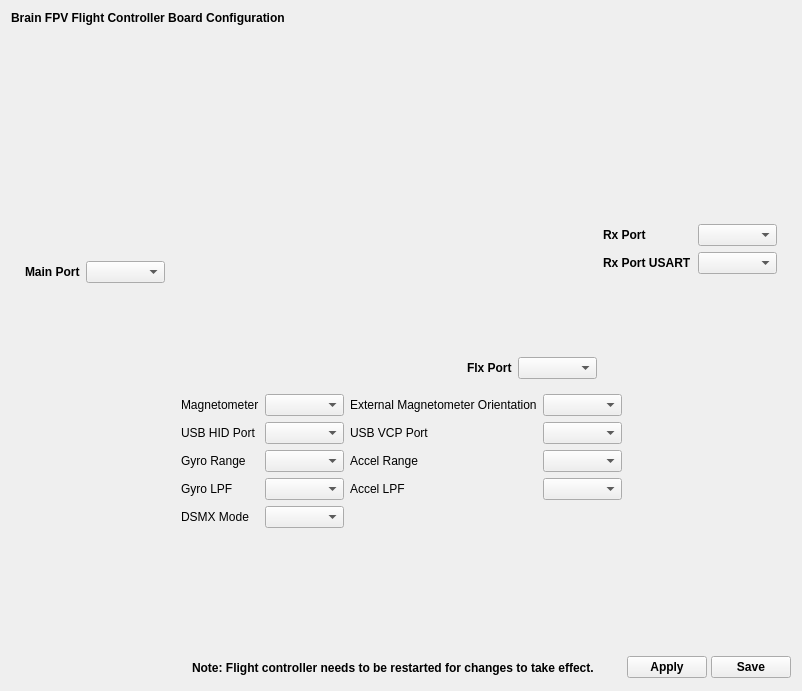
<?xml version="1.0" encoding="UTF-8"?>
<ui version="4.0">
 <class>BrainConfiguration</class>
 <widget class="QWidget" name="BrainConfiguration">
  <property name="geometry">
   <rect>
    <x>0</x>
    <y>0</y>
    <width>802</width>
    <height>691</height>
   </rect>
  </property>
  <property name="sizePolicy">
   <sizepolicy hsizetype="Expanding" vsizetype="Expanding">
    <horstretch>0</horstretch>
    <verstretch>0</verstretch>
   </sizepolicy>
  </property>
  <property name="font">
   <font>
    <weight>75</weight>
    <bold>true</bold>
   </font>
  </property>
  <property name="windowTitle">
   <string>Form</string>
  </property>
  <layout class="QVBoxLayout" name="verticalLayout_2">
   <item>
    <widget class="QLabel" name="label_4">
     <property name="text">
      <string>Brain FPV Flight Controller Board Configuration</string>
     </property>
    </widget>
   </item>
   <item>
    <spacer name="verticalSpacer_3">
     <property name="orientation">
      <enum>Qt::Vertical</enum>
     </property>
     <property name="sizeType">
      <enum>QSizePolicy::Fixed</enum>
     </property>
     <property name="sizeHint" stdset="0">
      <size>
       <width>20</width>
       <height>20</height>
      </size>
     </property>
    </spacer>
   </item>
   <item>
    <layout class="QHBoxLayout" name="horizontalLayout_3">
     <item>
      <spacer name="horizontalSpacer_5">
       <property name="orientation">
        <enum>Qt::Horizontal</enum>
       </property>
       <property name="sizeHint" stdset="0">
        <size>
         <width>40</width>
         <height>20</height>
        </size>
       </property>
      </spacer>
     </item>
     <item>
      <widget class="QFrame" name="frame">
       <property name="sizePolicy">
        <sizepolicy hsizetype="Fixed" vsizetype="Fixed">
         <horstretch>0</horstretch>
         <verstretch>0</verstretch>
        </sizepolicy>
       </property>
       <property name="minimumSize">
        <size>
         <width>770</width>
         <height>0</height>
        </size>
       </property>
       <property name="frameShape">
        <enum>QFrame::NoFrame</enum>
       </property>
       <property name="frameShadow">
        <enum>QFrame::Plain</enum>
       </property>
       <property name="lineWidth">
        <number>0</number>
       </property>
       <layout class="QHBoxLayout" name="horizontalLayout_7">
        <item>
         <layout class="QHBoxLayout" name="horizontalLayout">
          <property name="sizeConstraint">
           <enum>QLayout::SetFixedSize</enum>
          </property>
          <item>
           <layout class="QVBoxLayout" name="verticalLayout_5">
            <item>
             <spacer name="verticalSpacer">
              <property name="orientation">
               <enum>Qt::Vertical</enum>
              </property>
              <property name="sizeType">
               <enum>QSizePolicy::Fixed</enum>
              </property>
              <property name="sizeHint" stdset="0">
               <size>
                <width>10</width>
                <height>105</height>
               </size>
              </property>
             </spacer>
            </item>
            <item>
             <layout class="QHBoxLayout" name="horizontalLayout_5">
              <item>
               <widget class="QLabel" name="label_2">
                <property name="text">
                 <string>Main Port</string>
                </property>
               </widget>
              </item>
              <item>
               <widget class="QComboBox" name="cmbMainPort"/>
              </item>
             </layout>
            </item>
           </layout>
          </item>
          <item>
           <layout class="QVBoxLayout" name="verticalLayout_3">
            <item>
             <widget class="QLabel" name="imgLabel">
              <property name="sizePolicy">
               <sizepolicy hsizetype="Fixed" vsizetype="Fixed">
                <horstretch>0</horstretch>
                <verstretch>0</verstretch>
               </sizepolicy>
              </property>
              <property name="minimumSize">
               <size>
                <width>300</width>
                <height>291</height>
               </size>
              </property>
              <property name="maximumSize">
               <size>
                <width>300</width>
                <height>291</height>
               </size>
              </property>
              <property name="text">
               <string/>
              </property>
             </widget>
            </item>
            <item>
             <layout class="QHBoxLayout" name="horizontalLayout_4">
              <item>
               <spacer name="horizontalSpacer_2">
                <property name="orientation">
                 <enum>Qt::Horizontal</enum>
                </property>
                <property name="sizeHint" stdset="0">
                 <size>
                  <width>40</width>
                  <height>20</height>
                 </size>
                </property>
               </spacer>
              </item>
              <item>
               <widget class="QLabel" name="label">
                <property name="text">
                 <string>Flx Port</string>
                </property>
               </widget>
              </item>
              <item>
               <widget class="QComboBox" name="cmbFlxPort"/>
              </item>
             </layout>
            </item>
           </layout>
          </item>
          <item>
           <layout class="QVBoxLayout" name="verticalLayout_6">
            <item>
             <spacer name="verticalSpacer_2">
              <property name="orientation">
               <enum>Qt::Vertical</enum>
              </property>
              <property name="sizeType">
               <enum>QSizePolicy::Fixed</enum>
              </property>
              <property name="sizeHint" stdset="0">
               <size>
                <width>20</width>
                <height>110</height>
               </size>
              </property>
             </spacer>
            </item>
            <item>
             <layout class="QVBoxLayout" name="verticalLayout_7">
              <item>
               <layout class="QGridLayout" name="gridLayout">
                <item row="0" column="0">
                 <widget class="QLabel" name="label_3">
                  <property name="text">
                   <string>Rx Port</string>
                  </property>
                 </widget>
                </item>
                <item row="0" column="1">
                 <widget class="QComboBox" name="cmbRxPort"/>
                </item>
                <item row="1" column="0">
                 <widget class="QLabel" name="label_5">
                  <property name="text">
                   <string>Rx Port USART</string>
                  </property>
                 </widget>
                </item>
                <item row="1" column="1">
                 <widget class="QComboBox" name="cmbRxPortUsart"/>
                </item>
               </layout>
              </item>
              <item>
               <spacer name="verticalSpacer_5">
                <property name="orientation">
                 <enum>Qt::Vertical</enum>
                </property>
                <property name="sizeType">
                 <enum>QSizePolicy::Fixed</enum>
                </property>
                <property name="sizeHint" stdset="0">
                 <size>
                  <width>20</width>
                  <height>50</height>
                 </size>
                </property>
               </spacer>
              </item>
             </layout>
            </item>
           </layout>
          </item>
         </layout>
        </item>
       </layout>
      </widget>
     </item>
     <item>
      <spacer name="horizontalSpacer_3">
       <property name="orientation">
        <enum>Qt::Horizontal</enum>
       </property>
       <property name="sizeHint" stdset="0">
        <size>
         <width>40</width>
         <height>20</height>
        </size>
       </property>
      </spacer>
     </item>
    </layout>
   </item>
   <item>
    <layout class="QHBoxLayout" name="horizontalLayout_6">
     <item>
      <spacer name="horizontalSpacer_6">
       <property name="orientation">
        <enum>Qt::Horizontal</enum>
       </property>
       <property name="sizeHint" stdset="0">
        <size>
         <width>40</width>
         <height>20</height>
        </size>
       </property>
      </spacer>
     </item>
     <item>
      <layout class="QGridLayout" name="gridLayout_2" columnstretch="0,0,0,0">
       <item row="6" column="2">
        <widget class="QLabel" name="label_16">
         <property name="font">
          <font>
           <weight>50</weight>
           <bold>false</bold>
          </font>
         </property>
         <property name="text">
          <string>Accel LPF</string>
         </property>
        </widget>
       </item>
       <item row="2" column="1">
        <widget class="QComboBox" name="cmbUsbHidPort">
         <property name="font">
          <font>
           <weight>50</weight>
           <bold>false</bold>
          </font>
         </property>
        </widget>
       </item>
       <item row="6" column="1">
        <widget class="QComboBox" name="cmbGyroLpf">
         <property name="toolTip">
          <string>&lt;html&gt;&lt;head/&gt;&lt;body&gt;&lt;p&gt;Low-pass filter (LPF) cutoff frequency for gyro signals. Generally, the cutoff frequency should be as high as possible. Lowering the cutoff helps reducing noise caused by motor vibrations, but it can possibly decrease the responsiveness of the UAV. &lt;/p&gt;&lt;/body&gt;&lt;/html&gt;</string>
         </property>
        </widget>
       </item>
       <item row="0" column="1">
        <widget class="QComboBox" name="cmbMagnetometer">
         <property name="font">
          <font>
           <weight>50</weight>
           <bold>false</bold>
          </font>
         </property>
         <property name="toolTip">
          <string>Note: The Brain needs to be powered with 5V when using an external magnetometer. Powering only from USB will result in a sensor error.</string>
         </property>
        </widget>
       </item>
       <item row="2" column="0">
        <widget class="QLabel" name="label_6">
         <property name="font">
          <font>
           <weight>50</weight>
           <bold>false</bold>
          </font>
         </property>
         <property name="text">
          <string>USB HID Port</string>
         </property>
        </widget>
       </item>
       <item row="4" column="3">
        <widget class="QComboBox" name="cmbAccelRange">
         <property name="font">
          <font>
           <weight>50</weight>
           <bold>false</bold>
          </font>
         </property>
        </widget>
       </item>
       <item row="0" column="2">
        <widget class="QLabel" name="label_9">
         <property name="font">
          <font>
           <weight>50</weight>
           <bold>false</bold>
          </font>
         </property>
         <property name="text">
          <string>External Magnetometer Orientation</string>
         </property>
        </widget>
       </item>
       <item row="0" column="0">
        <widget class="QLabel" name="label_8">
         <property name="font">
          <font>
           <weight>50</weight>
           <bold>false</bold>
          </font>
         </property>
         <property name="text">
          <string>Magnetometer</string>
         </property>
        </widget>
       </item>
       <item row="4" column="2">
        <widget class="QLabel" name="label_11">
         <property name="font">
          <font>
           <weight>50</weight>
           <bold>false</bold>
          </font>
         </property>
         <property name="text">
          <string>Accel Range</string>
         </property>
        </widget>
       </item>
       <item row="2" column="2">
        <widget class="QLabel" name="label_7">
         <property name="font">
          <font>
           <weight>50</weight>
           <bold>false</bold>
          </font>
         </property>
         <property name="text">
          <string>USB VCP Port</string>
         </property>
        </widget>
       </item>
       <item row="6" column="0">
        <widget class="QLabel" name="label_15">
         <property name="font">
          <font>
           <weight>50</weight>
           <bold>false</bold>
          </font>
         </property>
         <property name="text">
          <string>Gyro LPF</string>
         </property>
        </widget>
       </item>
       <item row="2" column="3">
        <widget class="QComboBox" name="cmbUsbVcpPort">
         <property name="font">
          <font>
           <weight>50</weight>
           <bold>false</bold>
          </font>
         </property>
        </widget>
       </item>
       <item row="0" column="3">
        <widget class="QComboBox" name="cmbExtMagOrientation">
         <property name="font">
          <font>
           <weight>50</weight>
           <bold>false</bold>
          </font>
         </property>
        </widget>
       </item>
       <item row="4" column="1">
        <widget class="QComboBox" name="cmbGyroRange">
         <property name="font">
          <font>
           <weight>50</weight>
           <bold>false</bold>
          </font>
         </property>
        </widget>
       </item>
       <item row="6" column="3">
        <widget class="QComboBox" name="cmbAccelLpf">
         <property name="toolTip">
          <string>&lt;html&gt;&lt;head/&gt;&lt;body&gt;&lt;p&gt;Low-pass filter (LPF) cutoff frequency for the accelerometer signals. Generally, the cutoff frequency should be as high as possible. Lowering the cutoff helps reducing noise caused by motor vibrations, but it can possibly decrease the responsiveness of the UAV. &lt;/p&gt;&lt;/body&gt;&lt;/html&gt;</string>
         </property>
        </widget>
       </item>
       <item row="4" column="0">
        <widget class="QLabel" name="label_10">
         <property name="font">
          <font>
           <weight>50</weight>
           <bold>false</bold>
          </font>
         </property>
         <property name="text">
          <string>Gyro Range</string>
         </property>
        </widget>
       </item>
       <item row="7" column="1">
        <widget class="QComboBox" name="cbDsmxMode"/>
       </item>
       <item row="7" column="0">
        <widget class="QLabel" name="label_12">
         <property name="font">
          <font>
           <weight>50</weight>
           <bold>false</bold>
          </font>
         </property>
         <property name="text">
          <string>DSMX Mode</string>
         </property>
        </widget>
       </item>
      </layout>
     </item>
     <item>
      <spacer name="horizontalSpacer_4">
       <property name="orientation">
        <enum>Qt::Horizontal</enum>
       </property>
       <property name="sizeHint" stdset="0">
        <size>
         <width>40</width>
         <height>20</height>
        </size>
       </property>
      </spacer>
     </item>
    </layout>
   </item>
   <item>
    <spacer name="verticalSpacer_4">
     <property name="orientation">
      <enum>Qt::Vertical</enum>
     </property>
     <property name="sizeHint" stdset="0">
      <size>
       <width>20</width>
       <height>40</height>
      </size>
     </property>
    </spacer>
   </item>
   <item>
    <layout class="QHBoxLayout" name="horizontalLayout_2">
     <property name="spacing">
      <number>4</number>
     </property>
     <item>
      <spacer name="horizontalSpacer">
       <property name="orientation">
        <enum>Qt::Horizontal</enum>
       </property>
       <property name="sizeHint" stdset="0">
        <size>
         <width>40</width>
         <height>20</height>
        </size>
       </property>
      </spacer>
     </item>
     <item>
      <widget class="QLabel" name="label_13">
       <property name="text">
        <string>Note: Flight controller needs to be restarted for changes to take effect.</string>
       </property>
      </widget>
     </item>
     <item>
      <widget class="QPushButton" name="help">
       <property name="sizePolicy">
        <sizepolicy hsizetype="Fixed" vsizetype="Fixed">
         <horstretch>0</horstretch>
         <verstretch>0</verstretch>
        </sizepolicy>
       </property>
       <property name="minimumSize">
        <size>
         <width>25</width>
         <height>25</height>
        </size>
       </property>
       <property name="maximumSize">
        <size>
         <width>25</width>
         <height>25</height>
        </size>
       </property>
       <property name="toolTip">
        <string>Takes you to the wiki page</string>
       </property>
       <property name="text">
        <string/>
       </property>
       <property name="icon">
        <iconset resource="../coreplugin/core.qrc">
         <normaloff>:/core/images/helpicon.svg</normaloff>:/core/images/helpicon.svg</iconset>
       </property>
       <property name="iconSize">
        <size>
         <width>25</width>
         <height>25</height>
        </size>
       </property>
       <property name="flat">
        <bool>true</bool>
       </property>
       <property name="objrelation" stdset="0">
        <stringlist notr="true">
         <string>button:help</string>
         <string>url:https://www.brainfpv.com/support/</string>
        </stringlist>
       </property>
      </widget>
     </item>
     <item>
      <widget class="QPushButton" name="applySettings">
       <property name="minimumSize">
        <size>
         <width>0</width>
         <height>0</height>
        </size>
       </property>
       <property name="maximumSize">
        <size>
         <width>16777215</width>
         <height>16777215</height>
        </size>
       </property>
       <property name="toolTip">
        <string>Send to flight controller but don't write to non volatile memory.
Beware of not locking yourself out!</string>
       </property>
       <property name="autoFillBackground">
        <bool>false</bool>
       </property>
       <property name="styleSheet">
        <string notr="true"/>
       </property>
       <property name="text">
        <string>Apply</string>
       </property>
       <property name="iconSize">
        <size>
         <width>16</width>
         <height>16</height>
        </size>
       </property>
       <property name="checkable">
        <bool>false</bool>
       </property>
      </widget>
     </item>
     <item>
      <widget class="QPushButton" name="saveSettings">
       <property name="minimumSize">
        <size>
         <width>0</width>
         <height>0</height>
        </size>
       </property>
       <property name="maximumSize">
        <size>
         <width>16777215</width>
         <height>16777215</height>
        </size>
       </property>
       <property name="toolTip">
        <string>Applies and Saves all settings to SD.
Beware of not locking yourself out!</string>
       </property>
       <property name="autoFillBackground">
        <bool>false</bool>
       </property>
       <property name="styleSheet">
        <string notr="true"/>
       </property>
       <property name="text">
        <string>Save</string>
       </property>
      </widget>
     </item>
    </layout>
   </item>
  </layout>
 </widget>
 <tabstops>
  <tabstop>cmbMainPort</tabstop>
  <tabstop>cmbFlxPort</tabstop>
  <tabstop>cmbRxPort</tabstop>
  <tabstop>cmbRxPortUsart</tabstop>
  <tabstop>cmbMagnetometer</tabstop>
  <tabstop>cmbExtMagOrientation</tabstop>
  <tabstop>cmbUsbHidPort</tabstop>
  <tabstop>cmbUsbVcpPort</tabstop>
  <tabstop>cmbGyroRange</tabstop>
  <tabstop>cmbAccelRange</tabstop>
  <tabstop>help</tabstop>
  <tabstop>applySettings</tabstop>
  <tabstop>saveSettings</tabstop>
 </tabstops>
 <resources>
  <include location="../coreplugin/core.qrc"/>
  <include location="../coreplugin/core.qrc"/>
 </resources>
 <connections/>
</ui>
